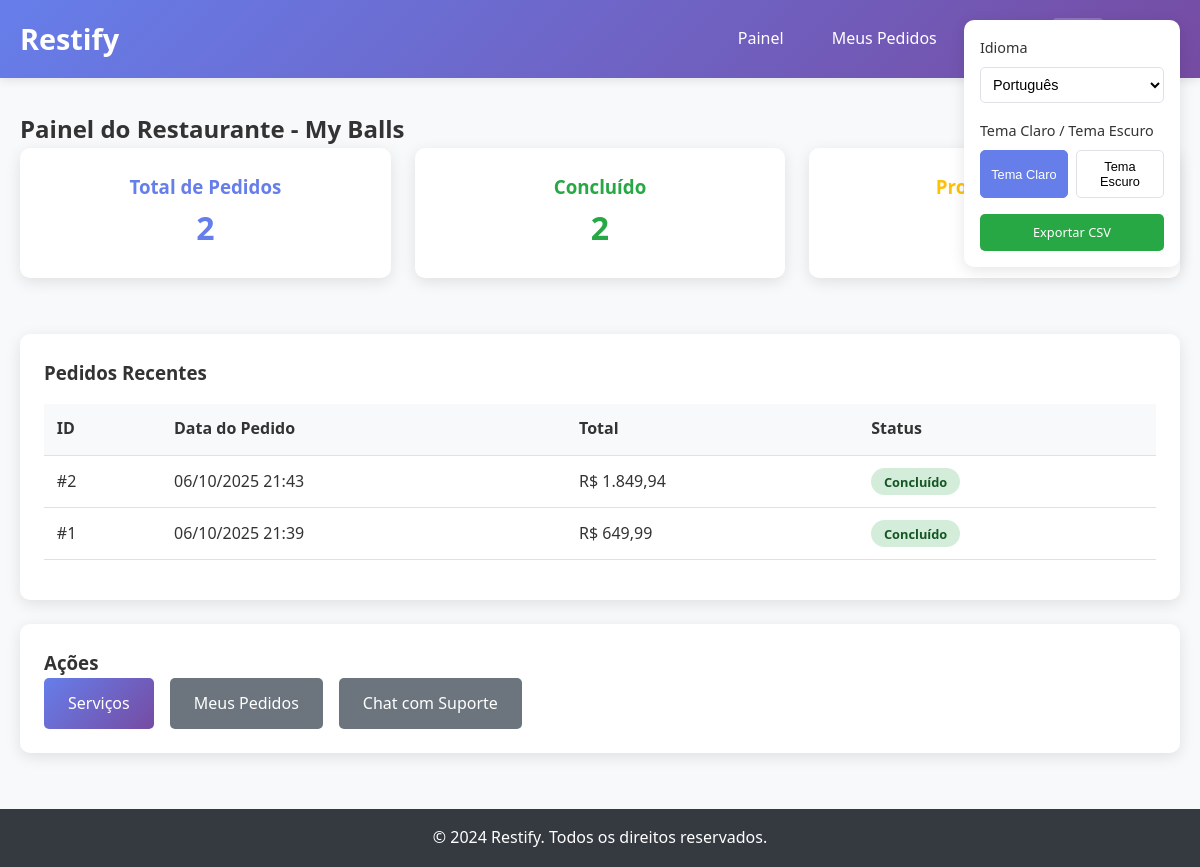
/restaurant/dashboard (signed in), run on the app's committed database.
### tables this page shows
CREATE TABLE orders (
    id INTEGER PRIMARY KEY AUTOINCREMENT,
    restaurant_id INTEGER NOT NULL,
    total_amount REAL NOT NULL,
    status TEXT DEFAULT 'pending' CHECK(status IN ('pending', 'processing', 'completed', 'cancelled')),
    created_at DATETIME DEFAULT CURRENT_TIMESTAMP,
    FOREIGN KEY (restaurant_id) REFERENCES restaurants(id)
);

### app/controllers/RestaurantController.php (called while the page is built, shortened)
<?php
class RestaurantController {
    private $orderRepo;
    public function __construct() {
        $this->orderRepo = new OrderRepository();
    }
    public function dashboard() {
        $orders = $this->orderRepo->findByRestaurant($_SESSION['restaurant_id']);
        include '../app/views/restaurant/dashboard.php';
    }
}
?>

### config/i18n.php (called while the page is built, shortened)
<?php
class I18n {
    private static $language = 'pt';
    private static $translations = [];
    public static function init($lang = 'pt') {
        self::$language = $lang;
    }
    private static function loadTranslations() {
        $file = __DIR__ . "/../lang/" . self::$language . ".php";
        if (file_exists($file)) {
            self::$translations = include $file;
        }
    }
    public static function t($key, $params = []) {
        $text = self::$translations[$key] ?? $key;
        return $text;
    }
}
function t($key, $params = []) {
    return I18n::t($key, $params);
}
?>

### config/autoload.php (called while the page is built, shortened)
<?php
spl_autoload_register(function ($class) {
    $basePath = dirname(__DIR__);
    $paths = [
        $basePath . '/app/controllers/',
        $basePath . '/app/models/',
        $basePath . '/app/services/',
        $basePath . '/app/repositories/',
        $basePath . '/config/'
    ];
    foreach ($paths as $path) {
        $file = $path . $class . '.php';
        if (file_exists($file)) {
            return;
        }
    }
});
?>

### app/repositories/OrderRepository.php (called while the page is built, shortened)
<?php
class OrderRepository {
    private $db;
    public function __construct() {
        $database = new Database();
        $this->db = $database->connect();
    }
    public function findByRestaurant($restaurantId) {
        $query = "SELECT * FROM orders WHERE restaurant_id = :restaurant_id ORDER BY created_at DESC";
        $stmt = $this->db->prepare($query);
        $stmt->bindParam(':restaurant_id', $restaurantId);
        $stmt->execute();
        $orders = [];
        while ($row = $stmt->fetch(PDO::FETCH_ASSOC)) {
            $orders[] = new Order($row);
        }
        return $orders;
    }
}
?>

### config/database.php (called while the page is built, shortened)
<?php
class Database {
    private $db_path;
    public function __construct() {
        $this->db_path = __DIR__ . '/../database/restify.db';
    }
    public function connect() {
        $this->conn = null;
        try {
            $this->conn = new PDO("sqlite:" . $this->db_path);
            $this->conn->setAttribute(PDO::ATTR_ERRMODE, PDO::ERRMODE_EXCEPTION);
        } catch(PDOException $e) {
            echo "Erro de conexão: " . $e->getMessage();
        }
        return $this->conn;
    }
}
?>

### app/models/Order.php (called while the page is built, shortened)
<?php
class Order {
    public function __construct($data = []) {
        if (!empty($data)) {
            $this->id = $data['id'] ?? null;
            $this->total_amount = $data['total_amount'] ?? 0;
            $this->status = $data['status'] ?? 'pending';
            $this->created_at = $data['created_at'] ?? null;
        }
    }
}
?>

### app/views/restaurant/dashboard.php (the view, shortened to what this page needs)
<?php include __DIR__ . '/../layout/header.php'; ?>
<h2><?= t('restaurant_dashboard') ?> - <?= htmlspecialchars($_SESSION['restaurant_name']) ?></h2>
<div style="display: grid; grid-template-columns: repeat(auto-fit, minmax(250px, 1fr)); gap: 1.5rem; margin-bottom: 2rem;">
    <div class="card" style="text-align: center;">
        <h3 style="color: #667eea;"><?= t('total_orders') ?></h3>
        <div style="font-size: 2rem; font-weight: bold; color: #667eea;">
            <?= count($orders) ?>
        </div>
    </div>
    <div class="card" style="text-align: center;">
        <h3 style="color: #28a745;"><?= t('completed') ?></h3>
        <div style="font-size: 2rem; font-weight: bold; color: #28a745;">
            <?= count(array_filter($orders, fn($o) => $o->status === 'completed')) ?>
        </div>
    </div>
    <div class="card" style="text-align: center;">
        <h3 style="color: #ffc107;"><?= t('processing') ?></h3>
        <div style="font-size: 2rem; font-weight: bold; color: #ffc107;">
        </div>
    </div>
</div>
<div class="card">
    <h3><?= t('recent_orders') ?></h3>
    <?php if (empty($orders)): ?>
        <p><?= t('no_orders') ?></p>
        <a href="<?= BASE_URL ?>/" class="btn btn-primary"><?= t('services') ?></a>
    <?php else: ?>
        <table class="table">
            <thead>
                <tr>
                    <th>ID</th>
                    <th><?= t('order_date') ?></th>
                    <th><?= t('total') ?></th>
                    <th><?= t('status') ?></th>
                </tr>
            </thead>
            <tbody>
                <?php foreach (array_slice($orders, 0, 5) as $order): ?>
                    <tr>
                        <td>#<?= $order->id ?></td>
                        <td><?= date('d/m/Y H:i', strtotime($order->created_at)) ?></td>
                        <td>R$ <?= number_format($order->total_amount, 2, ',', '.') ?></td>
                        <td>
                            <span class="status status-<?= $order->status ?>">
                                <?php
                                $statusLabels = [
                                    'pending' => t('pending'),
                                    'processing' => t('processing'),
                                    'completed' => t('completed'),
                                    'cancelled' => t('cancelled')
                                ];
                                echo $statusLabels[$order->status] ?? $order->status;
                                ?>
                            </span>
                        </td>
                    </tr>
                <?php endforeach; ?>
            </tbody>
        </table>
    <?php endif; ?>
</div>
<div class="card">
    <h3><?= t('actions') ?></h3>
    <div style="display: flex; gap: 1rem; flex-wrap: wrap;">
        <a href="<?= BASE_URL ?>/" class="btn btn-primary"><?= t('services') ?></a>
        <a href="<?= BASE_URL ?>/restaurant/orders" class="btn btn-secondary"><?= t('my_orders') ?></a>
        <a href="<?= BASE_URL ?>/restaurant/chat" class="btn btn-secondary"><?= t('chat_with_support') ?></a>
    </div>
</div>
<?php include __DIR__ . '/../layout/footer.php'; ?>

### public/css/style.css (style rules this page uses)
* { margin: 0; padding: 0; box-sizing: border-box; }
body { font-family: 'Segoe UI', Tahoma, Geneva, Verdana, sans-serif; line-height: 1.6; color: #333; background-color: #f8f9fa; transition: background-color 0.3s, color 0.3s; }
.card { background: white; border-radius: 10px; box-shadow: 0 4px 15px rgba(0,0,0,0.1); padding: 1.5rem; margin-bottom: 1.5rem; transition: transform 0.3s, box-shadow 0.3s, background-color 0.3s, color 0.3s; }
.btn { display: inline-block; padding: 0.8rem 1.5rem; border: none; border-radius: 5px; text-decoration: none; text-align: center; cursor: pointer; transition: all 0.3s; font-size: 1rem; font-weight: 500; }
.btn-primary { background: linear-gradient(135deg, #667eea 0%, #764ba2 100%); color: white; }
.btn-secondary { background: #6c757d; color: white; }
.table { width: 100%; border-collapse: collapse; margin: 1rem 0; }
.table th, .table td { padding: 0.8rem; text-align: left; border-bottom: 1px solid #dee2e6; }
.table th { background: #f8f9fa; font-weight: 600; }
.status { padding: 0.3rem 0.8rem; border-radius: 20px; font-size: 0.8rem; font-weight: bold; }
.status-completed { background: #d4edda; color: #155724; }

### data on the page
orders: id "2", created_at "06/10/2025 21:43", total_amount "1.849,94", status "Concluído"
orders: id "1", created_at "06/10/2025 21:39", total_amount "649,99", status "Concluído"

### other printed values
t('dashboard') "Painel"
t('my_orders') "Meus Pedidos"
t('language') "Idioma"
t('theme_light') "Tema Claro"
t('theme_dark') "Tema Escuro"
t('export_csv') "Exportar CSV"
t('restaurant_dashboard') "Painel do Restaurante"
$_SESSION['restaurant_name'] "My Balls"
t('total_orders') "Total de Pedidos"
count($orders) "2"
t('completed') "Concluído"
count(array_filter($orders, fn($o) => $o->status === 'completed')) "2"
t('recent_orders') "Pedidos Recentes"
t('order_date') "Data do Pedido"
t('total') "Total"
